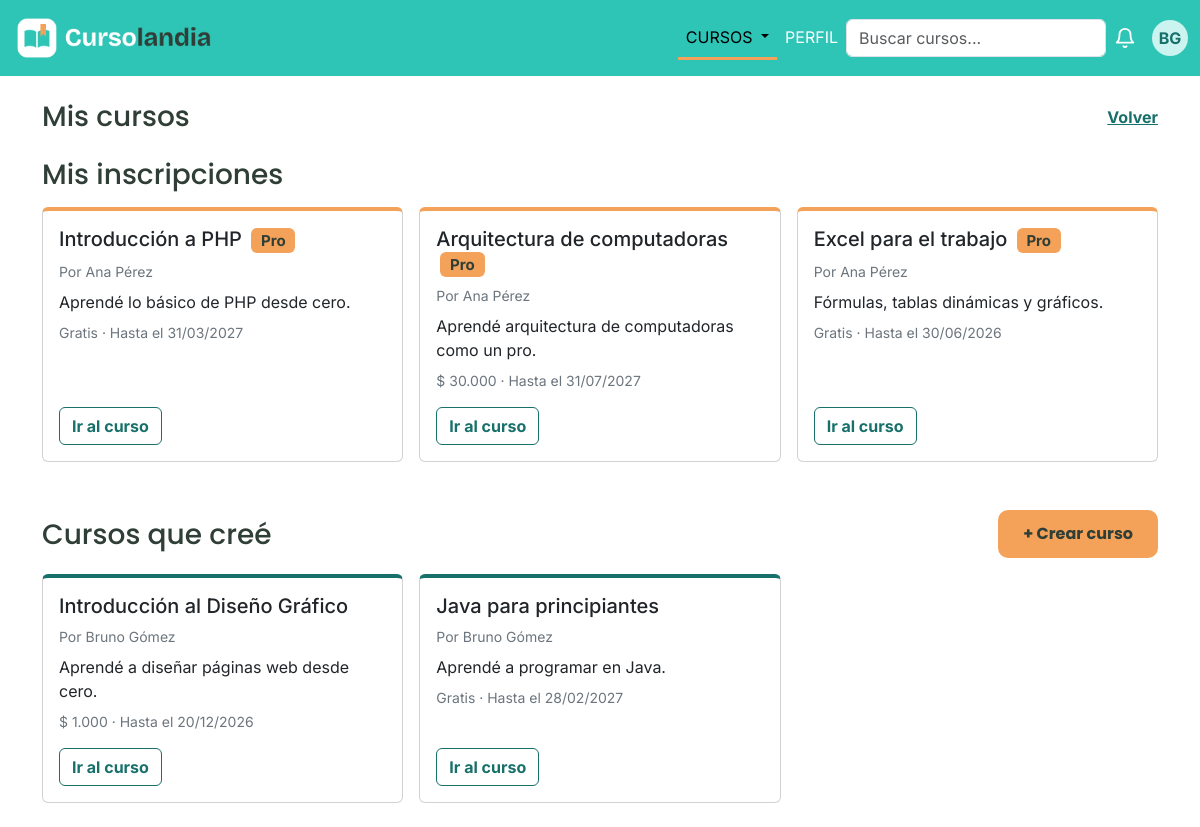
The app's page /vistas/mis_cursos.php (signed in), older data.
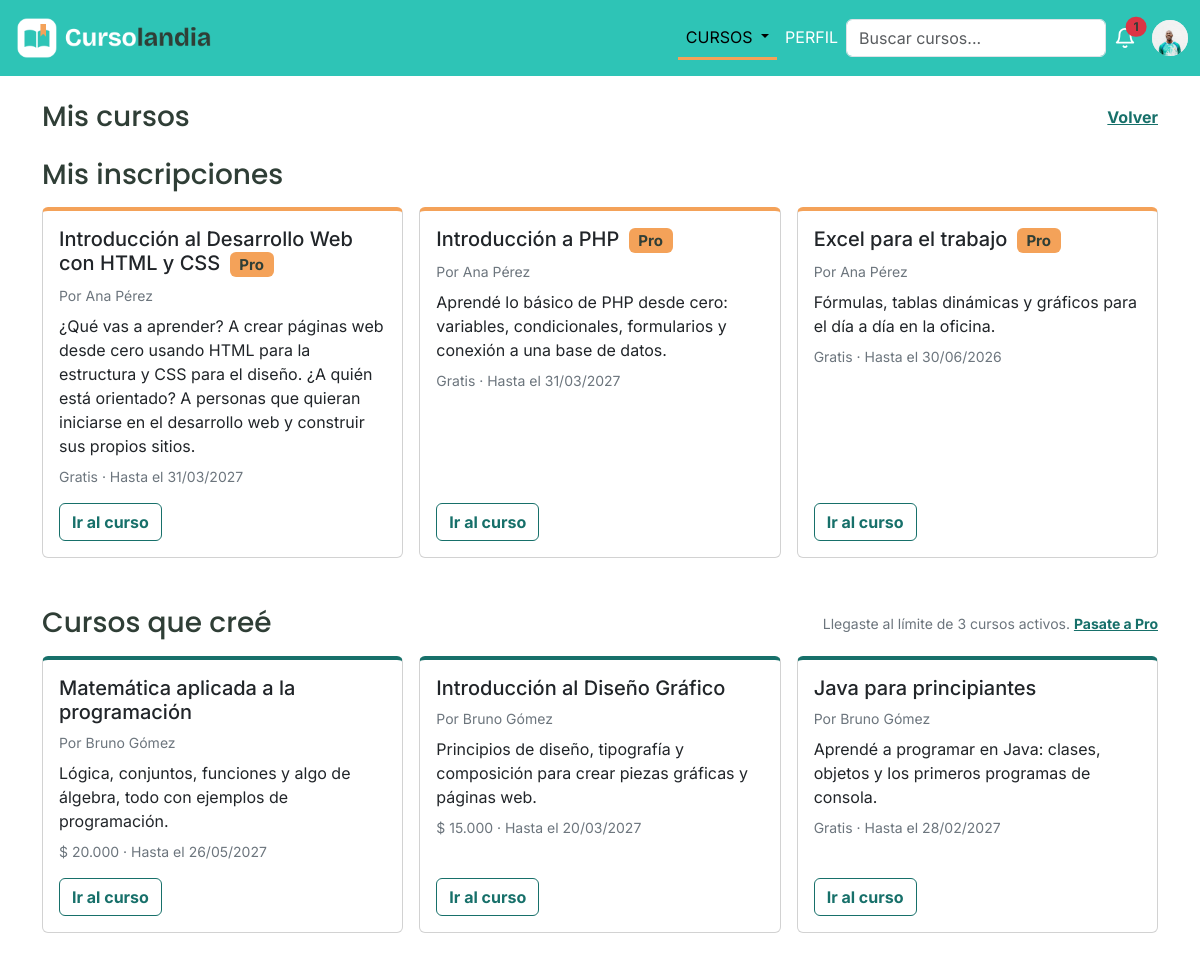
The same page, newer data.
### tables this page shows
CREATE TABLE curso (
    id_curso      INT UNSIGNED NOT NULL AUTO_INCREMENT,
    titulo        VARCHAR(100) NOT NULL,
    descripcion   TEXT NOT NULL,
    costo         DECIMAL(10,2) NULL,
    cupo          INT UNSIGNED NULL,
    fecha_inicio  DATE NOT NULL,
    fecha_fin     DATE NOT NULL,
    tipo_acceso   ENUM('publico','privado') NOT NULL DEFAULT 'publico',
    id_creador    INT UNSIGNED NOT NULL,
    PRIMARY KEY (id_curso),
    CONSTRAINT chk_curso_costo  CHECK (costo > 0),
    CONSTRAINT chk_curso_cupo   CHECK (cupo > 0),
    CONSTRAINT chk_curso_fechas CHECK (fecha_fin >= fecha_inicio),
    CONSTRAINT fk_curso_creador FOREIGN KEY (id_creador)
        REFERENCES usuario (id_usuario)
        ON UPDATE CASCADE
        ON DELETE RESTRICT
);

CREATE TABLE usuario (
    id_usuario        INT UNSIGNED NOT NULL COMMENT 'DNI del usuario',
    nombre            VARCHAR(50)  NOT NULL,
    apellido          VARCHAR(50)  NOT NULL,
    email             VARCHAR(100) NOT NULL UNIQUE,
    contrasenia       VARCHAR(255) NOT NULL,
    fecha_nacimiento  DATE NOT NULL,
    telefono          VARCHAR(20)  NULL,
    antecedentes      TEXT NULL,
    imagen_principal  VARCHAR(255) NOT NULL DEFAULT 'img/avatar-default.png',
    tipo_plan         ENUM('gratuito','pro') NOT NULL DEFAULT 'gratuito',
    fecha_venc_pro    DATE NULL,
    PRIMARY KEY (id_usuario),
    CONSTRAINT chk_usuario_dni CHECK (id_usuario BETWEEN 1000000 AND 99999999),
    CONSTRAINT chk_usuario_pro CHECK (tipo_plan = 'gratuito' OR fecha_venc_pro IS NOT NULL)
);

### controles/ControlUsuario.php (called while the page is built, shortened)
<?php
require_once __DIR__.'/../clases/Usuario.php';
require_once __DIR__.'/../traits/AccesoBD.php';
class ControlUsuario{
    public function buscarPorId(int $id): ?Usuario{
        $sql = "SELECT id_usuario, nombre, apellido, email, contrasenia, fecha_nacimiento,
                       telefono, antecedentes, imagen_principal, tipo_plan, fecha_venc_pro
                FROM usuario
                WHERE id_usuario = ?";
        $resultado = $this->consultar($sql,'i',[$id]);
        return $this->armarUsuario(mysqli_fetch_assoc($resultado));
    }
    private function armarUsuario(?array $fila): ?Usuario{
        return new Usuario(
            $fila['id_usuario'],
            $fila['nombre'],
            $fila['apellido'],
            $fila['email'],
            $fila['contrasenia'],
            $fila['fecha_nacimiento'],
            $fila['telefono'],
            $fila['antecedentes'],
            $fila['imagen_principal'],
            $fila['tipo_plan'],
            $fila['fecha_venc_pro']
        );
    }
    public function contarCursosCreados(int $id): int{
        $sql = "SELECT COUNT(*) AS cantidad
                FROM curso
                WHERE id_creador = ? AND fecha_fin >= CURDATE()";
        $fila = mysqli_fetch_assoc($this->consultar($sql,'i',[$id]));
        return (int) $fila['cantidad'];
    }
}

### traits/AccesoBD.php (called while the page is built)
<?php
trait AccesoBD{
    private $conexion;
    public function __construct($conexion){
        $this->conexion = $conexion;
    }
    private function consultar(string $sql, string $tipos='', array $param=[]){
        $sentencia = mysqli_prepare($this->conexion,$sql);
        if($tipos!==''){
            mysqli_stmt_bind_param($sentencia,$tipos,...$param);
        }
        mysqli_stmt_execute($sentencia);
        return mysqli_stmt_get_result($sentencia);
    }
}

### clases/Usuario.php (called while the page is built, shortened)
<?php
class Usuario{
        private int $id_usuario;
        private string $nombre;
        private string $apellido;
        private string $tipo_plan;
        private ?string $fecha_venc_pro;
        public function __construct(int $id_usuario, string $nombre, string $apellido, string $email, string $contrasenia,
                            string $fecha_nacimiento, ?string $telefono, ?string $antecedentes,
                            string $imagen_principal, string $tipo_plan, ?string $fecha_venc_pro){
            $this->id_usuario = $id_usuario;
            $this->nombre = $nombre;
            $this->apellido = $apellido;
            $this->tipo_plan = $tipo_plan;
            $this->fecha_venc_pro = $fecha_venc_pro;
        }
        public function getId_usuario(){
            return $this->id_usuario;
        }
        public function getNombre(){
            return $this->nombre;
        }
        public function getApellido(){
            return $this->apellido;
        }
        public function esPro(){
            if($this->tipo_plan === 'pro' && date('Y-m-d')<=$this->fecha_venc_pro){
                return true;
            }
            return false;
        }
        public function puedeCrearCurso(int $cursosActivosCreados): bool{
            return $this->esPro() || $cursosActivosCreados < self::LIMITE_GRATUITO;
        }
    }

### controles/ControlCurso.php (called while the page is built, shortened)
<?php
require_once __DIR__ . '/../clases/Curso.php';
require_once __DIR__ . '/../clases/Usuario.php';
require_once __DIR__ . '/../traits/AccesoBD.php';
class ControlCurso
{
    private function armarCursos($resultado)
    {
        $cursos = [];
        while ($fila = mysqli_fetch_assoc($resultado)) {
            $creador = new Usuario(
                $fila['id_usuario'],
                $fila['nombre'],
                $fila['apellido'],
                $fila['email'],
                '',
                $fila['fecha_nacimiento'],
                $fila['telefono'],
                $fila['antecedentes'],
                $fila['imagen_principal'],
                $fila['tipo_plan'],
                $fila['fecha_venc_pro']
            );
            $cursos[] = new Curso(
                $fila['id_curso'],
                $fila['titulo'],
                $fila['descripcion'],
                $fila['costo'],
                $fila['cupo'],
                $fila['fecha_inicio'],
                $fila['fecha_fin'],
                $fila['tipo_acceso'],
                $creador
            );
        }
        return $cursos;
    }
    public function obtenerCreadosPor(int $idUsuario)
    {
        $sql = self::SELECT_CURSO . "
                WHERE c.id_creador = ?
                ORDER BY c.fecha_inicio DESC";
        $resultado = $this->consultar($sql, 'i', [$idUsuario]);
        return $this->armarCursos($resultado);
    }
    public function obtenerTomadosPor(int $idUsuario)
    {
        $sql = self::SELECT_CURSO . "
                JOIN inscripcion i ON i.id_curso = c.id_curso
                WHERE i.id_usuario = ?
                ORDER BY c.fecha_inicio DESC";
        $resultado = $this->consultar($sql, 'i', [$idUsuario]);
        return $this->armarCursos($resultado);
    }
}

### clases/Curso.php (called while the page is built, shortened)
<?php
require_once __DIR__ . '/Usuario.php';
    class Curso{
        private int $id;
        private string $titulo;
        private $descripcion;
        private $costo;
        private $fecha_fin;
        private $creador;
        public function __construct($id,$titulo,$descripcion,$costo,$cupo,$fecha_inicio,$fecha_fin,$tipo_acceso,Usuario $creador){
            $this->id = $id;
            $this->titulo = $titulo;
            $this->descripcion = $descripcion;
            $this->costo = $costo;
            $this->fecha_fin = $fecha_fin;
            $this->creador = $creador;
        }
        public function getId(){
            return $this->id;
        }
        public function getTitulo(){
            return $this->titulo;
        }
        public function getDescripcion(){
            return $this->descripcion;
        }
        public function getCosto(){
            return $this->costo;
        }
        public function getFechaFin(){
            return $this->fecha_fin;
        }
        public function getCreador(){
            return $this->creador;
        }
        public function esGratuito(){
            return $this->costo === null;
        }
        public function esDestacado(){
            return $this->creador->esPro();
        }
    }

### controles/ControlNotificacion.php (called while the page is built, shortened)
<?php
require_once __DIR__ . '/../traits/AccesoBD.php';
class ControlNotificacion
{
    public function contarNoLeidas(int $idUsuario): int
    {
        $sql = "SELECT COUNT(*) AS cantidad FROM notificacion WHERE id_usuario = ? AND leida = FALSE";
        $fila = mysqli_fetch_assoc($this->consultar($sql, 'i', [$idUsuario]));
        return (int) $fila['cantidad'];
    }
}

### includes/tarjeta_curso.php (the view)
<?php
$precio = $curso->esGratuito() ? 'Gratis' : '$ ' . number_format($curso->getCosto(), 0, ',', '.');
$hasta  = date('d/m/Y', strtotime($curso->getFechaFin()));
?>
<div class="col-sm-6 col-lg-4">
    <div class="card h-100 <?= $curso->esDestacado() ? 'card-pro' : 'curso' ?>">
        <div class="card-body d-flex flex-column gap-2">
            <h5 class="card-title mb-0">
                <?= htmlspecialchars($curso->getTitulo()) ?>
                <?php if ($curso->esDestacado()): ?>
                    <span class="badge ms-1">Pro</span>
                <?php endif; ?>
            </h5>
            <p class="small text-secondary mb-0">Por <?= htmlspecialchars($curso->getCreador()->getNombre() . ' ' . $curso->getCreador()->getApellido()) ?></p>
            <p class="card-text mb-0"><?= htmlspecialchars($curso->getDescripcion()) ?></p>
            <p class="small text-secondary mb-2"><?= $precio ?> · Hasta el <?= $hasta ?></p>
            <a href="curso.php?id=<?= $curso->getId() ?>" class="btn link-curso mt-auto align-self-start">Ir al curso</a>
        </div>
    </div>
</div>

### vistas/mis_cursos.php (shortened to what this page needs)
<?php
require_once __DIR__ . '/../controles/ControlUsuario.php';
require_once __DIR__ . '/../controles/ControlCurso.php';
$controlUsuario = new ControlUsuario($conexion);
$usuario = $controlUsuario->buscarPorId($_SESSION['id_usuario']);
$controlCurso = new ControlCurso($conexion);
$tomados = $controlCurso->obtenerTomadosPor($usuario->getId_usuario());
$creados = $controlCurso->obtenerCreadosPor($usuario->getId_usuario());
$cantidad = $controlUsuario->contarCursosCreados($usuario->getId_usuario());
$puedeCrear = $usuario->puedeCrearCurso($cantidad);
$paginaActual = 'cursos';
?>
<!DOCTYPE html>
<html lang="es">
<head>
    <link href="https://cdn.jsdelivr.net/npm/bootstrap@5.3.8/dist/css/bootstrap.min.css" rel="stylesheet">
    <link href="../css/styles.css" rel="stylesheet">
</head>
<body>
    <?php require __DIR__ . '/../includes/navbar.php'; ?>
    <main class="container my-4">
        <div class="d-flex flex-wrap align-items-center justify-content-between gap-2 mb-4">
            <h1 class="h3 mb-0">Mis cursos</h1>
            <a href="principal.php" class="link-registro">Volver</a>
        </div>
        <section class="mb-5">
            <h2 class="h3 mb-3">Mis inscripciones</h2>
            <?php if (count($tomados) === 0): ?>
                <p class="text-secondary">Todavía no te inscribiste en ningún curso.</p>
            <?php else: ?>
                <div class="row g-3">
                    <?php foreach ($tomados as $curso): ?>
                        <?php require __DIR__ . '/../includes/tarjeta_curso.php'; ?>
                    <?php endforeach; ?>
                </div>
            <?php endif; ?>
        </section>
        <section>
            <div class="d-flex flex-wrap align-items-center justify-content-between gap-2 mb-3">
                <h2 class="h3 mb-0">Cursos que creé</h2>
                <?php if ($puedeCrear): ?>
                    <a href="crear_curso.php" class="btn btn-iniciar px-4 d-flex align-items-center">+ Crear curso</a>
                <?php else: ?>
                    <span class="small text-secondary">Llegaste al límite de <?= Usuario::LIMITE_GRATUITO ?> cursos activos. <a href="solicitar_pro.php" class="link-registro">Pasate a Pro</a></span>
                <?php endif; ?>
            </div>
            <?php if (count($creados) === 0): ?>
                <p class="text-secondary">Todavía no creaste ningún curso.</p>
            <?php else: ?>
                <div class="row g-3">
                    <?php foreach ($creados as $curso): ?>
                        <?php require __DIR__ . '/../includes/tarjeta_curso.php'; ?>
                    <?php endforeach; ?>
                </div>
            <?php endif; ?>
        </section>
    </main>
</body>
</html>

### includes/navbar.php (shortened to what this page needs)
<?php
$paginaActual = $paginaActual ?? '';
require_once __DIR__ . '/../controles/ControlNotificacion.php';
$controlNotiNavbar = new ControlNotificacion($conexion);
$notiSinLeer = $controlNotiNavbar->contarNoLeidas($_SESSION['id_usuario']);
?>
<nav class="navbar navbar-expand-lg">
  <div class="container-fluid">
    <a class="navbar-brand" href="principal.php"><img class="logo" src="../img/logo-cursolandia-navbar.png" alt="Cursolandia"></a>
    <div class="collapse navbar-collapse" id="navbarSupportedContent">
      <ul class="navbar-nav ms-auto mb-2 mb-lg-0">
        <li class="nav-item dropdown">
          <a class= "nav-link dropdown-toggle <?= $paginaActual === 'cursos' ? 'active' : '' ?>" href="#" role="button" data-bs-toggle="dropdown" aria-expanded="false" >
            CURSOS
          </a>
        </li>
        <li class="nav-item">
          <a class="nav-link <?= $paginaActual === 'perfil' ? 'active' : '' ?>" href="perfil.php">PERFIL</a>
        </li>
      </ul>
      <form class="d-flex" method="get" action="cursos.php">
        <input class="form-control me-2" type="search" name="q" placeholder="Buscar cursos..."
               value="<?= htmlspecialchars($_GET['q'] ?? '') ?>">
      </form>
      <a href="notificaciones.php" class="campanita position-relative me-3">
        <svg width="22" height="22" viewBox="0 0 24 24" fill="none" stroke="currentColor" stroke-width="2" stroke-linecap="round" stroke-linejoin="round"><path d="M18 8a6 6 0 0 0-12 0c0 7-3 9-3 9h18s-3-2-3-9"/><path d="M13.73 21a2 2 0 0 1-3.46 0"/></svg>
        <?php if ($notiSinLeer > 0): ?>
          <span class="position-absolute top-0 start-100 translate-middle badge rounded-pill bg-danger"><?= $notiSinLeer ?></span>
        <?php endif; ?>
      </a>
      <div class="dropdown">
        <button class="avatar border-0 p-0" type="button" data-bs-toggle="dropdown" aria-expanded="false" aria-label="Menú de usuario">
                <?php if (($_SESSION['foto'] ?? '') !== ''): ?>
                  <img src="../<?= htmlspecialchars($_SESSION['foto']) ?>" alt="Mi foto">
                <?php else: ?>
                  <?= htmlspecialchars($_SESSION['iniciales']) ?>
                <?php endif; ?>
        </button>
      </div>
    </div>
  </div>
</nav>

### css/styles.css (style rules this page uses)
:root { --color-texto: #2F3E36; --color-acento: #F4A259; --color-suave: #CBF3F0; --color-fondo: #FFFFFF; --color-principal: #2EC4B6; --color-principal-oscuro: #17706A; }
body { font-family: 'Inter', system-ui, sans-serif; color: var(--color-texto); }
h1, h2 { font-family: 'Poppins', system-ui, sans-serif; }
.nav-link.active { border-bottom: 3px solid var(--color-acento); }
.navbar { background-color: var(--color-principal); }
.navbar-brand, .nav-link { color:var(--color-fondo); }
.logo { height: 50px; }
.avatar { width: 36px; height: 36px; border-radius: 50%; background-color: var(--color-suave); color: var(--color-principal-oscuro); display: flex; align-items: center; justify-content: center; font-weight: bold; }
.badge { background-color: var(--color-acento); color: var(--color-texto); }
.card-pro { border-top: 4px solid var(--color-acento); }
.curso { border-top: 4px solid var(--color-principal-oscuro); }
.link-curso { color: var(--color-principal-oscuro); font-weight: bold; text-decoration: none; background-color: var(--color-fondo); border-color: var(--color-principal-oscuro); }
.link-registro { color: var(--color-principal-oscuro); font-weight: 700; }
.avatar { flex-shrink: 0; }
.avatar img { width: 100%; height: 100%; border-radius: 50%; }
.avatar img, img.avatar { object-fit: cover; }
.campanita { color: white; display: inline-flex; }
.btn-iniciar { height: 48px; border-radius: 10px; background-color: var(--color-acento); color: var(--color-texto); font-family: 'Poppins', sans-serif; font-weight: 700; }

Row changes from the older to the newer data that the page shows:
no longer on this page (row edited): curso: titulo "Arquitectura de computadoras", id_creador.apellido "Ana Pérez", descripcion "Aprendé arquitectura de computadoras como un pro.", costo "$ 30.000", fecha_fin "31/07/2027", shown under "Mis inscripciones"
added curso: titulo "Introducción al Desarrollo Web con HTML y CSS", id_creador.apellido "Ana Pérez", descripcion "¿Qué vas a aprender? A crear páginas web desde cero usando HTML para la estructura y CSS para el diseño. ¿A quién está orientado? A personas que quieran iniciarse en el desarrollo web y construir sus propios sitios.", costo "Gratis", fecha_fin "31/03/2027", shown under "Mis inscripciones"
changed curso "Introducción a PHP": descripcion "Aprendé lo básico de PHP desde cero." → "Aprendé lo básico de PHP desde cero: variables, condicionales, formularios y conexión a una base de datos."
changed curso "Excel para el trabajo": descripcion "Fórmulas, tablas dinámicas y gráficos." → "Fórmulas, tablas dinámicas y gráficos para el día a día en la oficina."
added curso: titulo "Matemática aplicada a la programación", id_creador.apellido "Bruno Gómez", descripcion "Lógica, conjuntos, funciones y algo de álgebra, todo con ejemplos de programación.", costo "$ 20.000", fecha_fin "26/05/2027", shown under "Cursos que creé"
changed curso "Introducción al Diseño Gráfico": descripcion "Aprendé a diseñar páginas web desde cero." → "Principios de diseño, tipografía y composición para crear piezas gráficas y páginas web."; costo "$ 1.000" → "$ 15.000"; fecha_fin "20/12/2026" → "20/03/2027"
changed curso "Java para principiantes": descripcion "Aprendé a programar en Java." → "Aprendé a programar en Java: clases, objetos y los primeros programas de consola."
Text that changed along with them:
$notiSinLeer: (not shown) → "1"
Usuario::LIMITE_GRATUITO: (not shown) → "3"
$_SESSION['iniciales']: "BG" → (not shown)
text no longer shown: "+ Crear curso"
text now shown: "Llegaste al límite de cursos activos. Pasate a Pro"
